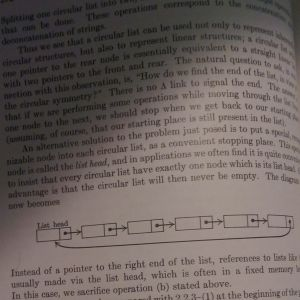
#> input picture OpenCV/datas/text.jpg, 300 x 300 px
$ jupyter execute --allow-errors 04.Binary_Processing.ipynb   (shell and % lines are left out)
#> lines starting #> are read from the running program, lines starting #| are printed output that depends on the picture; after the words box and inside, x2 and y2 are one past the last pixel; in counts of white or black regions, pixels touching at a corner belong together
1. 이미지 출력 편리를 위한 함수 정의<br>

2. Threshold(이미지를 2개의 색상으로 구별)<br>

3. Adaptive Threshold(블록단위 Threshold를 구함)

#### ※ 참고사항 : 이미지 Processing에 대한 사고처리방법
1. cv2.imread() : 이미지를 읽은 후에 반드시 흑백으로 변환하라.
2. 이미지에 대한 전처리를 수행한다.
    * 가우시안 블러링, 미디언블러를 통한 이미지 전처리
    * filter size 고려

> 2번과 3번은 경우에 따라 뒤바뀌기도 한다.

3. 문제 풀이에 대한 방법론을 찾는다.
    - binary processing - 이미지를 특정 값을 기준으로 0과 1로 나눈다.<br> (컴퓨터가 이해하기 쉬운 흑백으로 구분)
    - contour를 사용함으로써 edge에 대해 검출
4. 문제에 대한 결과를 이미지로 표현한다.

[cell 1]
import scipy.stats as sp
import numpy as np
import matplotlib.pyplot as plt
from PIL import Image
import cv2
from PIL import ImageFont, ImageDraw, Image

plt.rcParams["figure.figsize"] = (8,6)

### 1. 이미지 출력 편리함을 위한 함수 정의

[cell 2]
def imshow(title, image):
    plt.title(title)
    if len(image.shape) == 3:
        plt.imshow(cv2.cvtColor(image, cv2.COLOR_BGR2RGB))
    else:
        plt.imshow(image, cmap='gray')

    plt.show()

[cell 3]
image = cv2.imread("./datas/Lena.png", 0) # 0은 흑백으로 읽으라는 뜻
#> (the rest of this cell did not finish here and is left out)

### 2. Threshold에 대해 알아보도록 하자
* 2진 함수의 밝기를 보고 검정색이나 흰색으로 만듬
* 역치를 기준으로 이진의 검정과 흰색으로 구분, 가장 단순
* threshold는 2개의 output을 반환한다.(Threshold값과 변환된 이미지)

#### ※ 참고사항 : Threshold 함수 설명
cv2.threshold(*src, threshold_value, value, flag) → retval, dst

Parameters:
- **src** – input image로 single-channel 이미지.(**grayscale** 이미지만 가능!!!)
- **threshold_value** – 임계값
- **value** – 임계값을 넘었을 때 적용할 value
- **flag** – thresholding type
    - *cv2.THRESH_BINARY* : threshold보다 크면 value이고 아니면 0으로 바꾸어 준다.
    - *cv2.THRESH_BINARY_INV* : threshold보다 크면 0이고 아니면 value로 바꾸어 준다.
    - *cv2.THRESH_TRUNC* : threshold보다 크면 value로 지정하고 작으면 기존의 값 그대로 사용한다.
    - *cv2.THRESH_TOZERO* : treshold_value보다 크면 픽셀 값 그대로 작으면 0으로 할당한다.
    - *cv2.THRESH_TOZERO_INV* : threshold_value보다 크면 0으로 작으면 그대로 할당해준다.

------------------------------------------------------
Return Values :
- **retval** : 입력한 임계값(threshold_value)
- **dst** : 임계값 이미지

#### 예시 1. Lena image

[cell 4]
img = cv2.imread("./datas/Lena.png", 0)

thr, mask = cv2.threshold(img, 128, 255, cv2.THRESH_BINARY)
print("Threshold used : ", thr)
print('Result : ', mask)
#| Result :  None

images = np.hstack([img, mask])
#> (the rest of this cell did not finish here and is left out)


#### 예시 2. Circle Image
* circle 이미지에 noise가 있기에 유의(필요 시 noise 제거하는 블러처리)
* circle 이미지는 배경과 전경의 명암 대비가 매우 큼

> 필터의 <strong>`크기`, `역치(threshold)`의 값 설정</strong>에 대한 센스 터득을 하자!

[cell 5]
img = cv2.imread("./datas/circle.png", 0)

# noise가 많이 들어가 있는 이미지 파일이기에 noise 제거 작업 선 수행 필요
#> (the rest of this cell did not finish here and is left out)

#### 예시 3. rectangle image

[cell 6]
img = cv2.imread("./datas/boxnoise.PNG", 0)

# threshold값을 정하기위한 pixel 값을 확인하자.
#> (the rest of this cell did not finish here and is left out)

#### 예제 4. 흐릿해지는 이미지(Wrong Way)
* THRESH_BINARY의 경우에는 Threshold가 1개이기에, 흐릿해지는 이미지를 구할 수가 없다. 따라서 <strong>`AdaptiveThreshold`</strong>를 통해 블럭 단위의 역치를 구하자!

[cell 7]
img = cv2.imread("./datas/ocr03.png", 0)

_, binary = cv2.threshold(img, 128, 255, cv2.THRESH_BINARY)

images = np.hstack([img, binary])
#> (the rest of this cell did not finish here and is left out)


### 3. 블록 단위 Theshold를 구하는 Adaptive Threshold
* n개의 블록(pixel)을 나누고 역치를 찾는다.
* 따라서 adaptive는 locality(지역적인) 의미를 띈다.

> binary = cv2.adaptiveThreshold(img, 255, cv2.ADAPTIVE_THRESH_GAUSSIAN_C,
                              cv2.THRESH_BINARY, 21, 2)<br>
  <br>
* cv2.ADAPTIVE_THRESH_GAUSSIAN_C : 가우시안 평균(평균과 가까울수록 가중치가 크다. ex. 평균 근처 가중치 2/3 먼쪽 1/6)<br>
    ** 어떠한 measure를 사용할지 모르겠다 싶으면 가우시안 평균을 사용!
* 21 : 21개의 pixel을 한 블록으로 사용하겠다.
* 2 : threshold 값으로부터 -2만큼 이동하겠다. 평균보다 높게할지 작게할지 결정한다.(평균이 너무 이상적이기에 움직여서 사용, 양수이면 역치값을 왼쪽으로, 음수이면 역치값을 오른쪽으로 이동)

<br>
* <strong>THRESH_OTSU</strong> : Otsu의 이진화(Otsu’s Binarization)란 bimodal image에서 임계값을 자동으로 계산해주는 것을 말한다.

#### 예제 1. 흐릿해지는 이미지(Right Way)

[cell 8]
img = cv2.imread("./datas/ocr03.png", 0)
#> (the rest of this cell did not finish here and is left out)

[cell 9]
img = cv2.imread("./datas/text.jpg", 0)
#> img: shape (300, 300); min 9, max 171, mean 100.3

binary = cv2.adaptiveThreshold(img, 255, cv2.ADAPTIVE_THRESH_GAUSSIAN_C,
                              cv2.THRESH_BINARY, 11, 2)
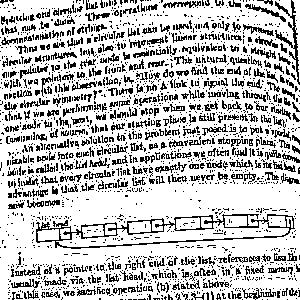
#> binary: shape (300, 300); 74.9% white; black in thin lines or dots

images = np.hstack([img, binary])
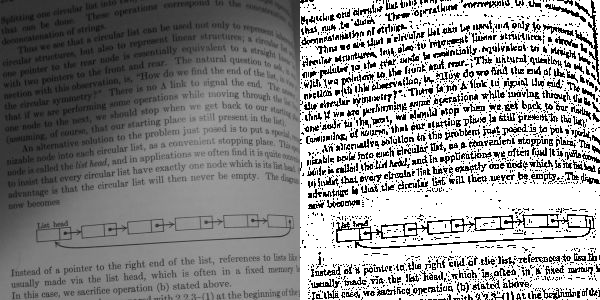
#> images: shape (300, 600); min 0, max 255, mean 145.6
imshow("Ex 2) Adaptive Threshold", images)

#### 예제 2. 스도쿠 image

[cell 10]
img = cv2.imread("./datas/grid.jpg", 0)

# 이미지에 그림자가 많아서 일부의 내용이 잘리게 된다.
_, wrong = cv2.threshold(img, 120, 250, cv2.THRESH_BINARY)

#> (the rest of this cell did not finish here and is left out)

#### 참고사항) THRESH_OTSU를 사용한 잘못된 예제

[cell 11]
#### THRESH_OTSU를 사용한 잘못된 예제
image = cv2.imread("./datas/grid.jpg", 0)
#> (the rest of this cell did not finish here and is left out)

#### 예제 3. 영수증 image

[cell 12]
image = cv2.imread("./datas/receipt04.png", 0)
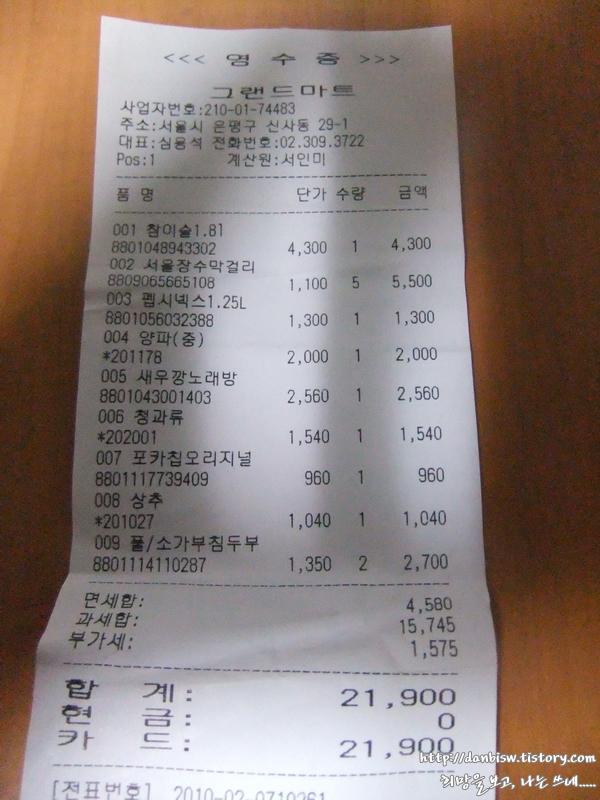
#> input picture OpenCV/datas/receipt04.png, 600 x 800 px
#> image: shape (800, 600); min 0, max 255, mean 130
print(image.shape)
#| (800, 600)

image_blur = cv2.GaussianBlur(image, (5,5), 0)
binary = cv2.adaptiveThreshold(image_blur, 255,
                          cv2.ADAPTIVE_THRESH_GAUSSIAN_C,
                          cv2.THRESH_BINARY, 21, 5)
#> binary: shape (800, 600); 89.2% white; 638 black regions (232 under 20 px), largest, box (x1, y1, x2, y2) and area: (13, 11, 600, 800) 12134, (418, 737, 492, 767) 707, (148, 312, 214, 328) 533

cv2.imwrite("output.jpg", binary)
imshow("", binary)

[cell 13]
# median 으로 제거 안되면 중앙값으로나 평균값으로나 빠지지 않으니 sparse noise리거 한다.
#한두개가 튀는게 아니다.
image = cv2.imread("./datas/receipt04.png", 0)
print(image.shape)
#| (800, 600)

image_blur = cv2.medianBlur(image, 7)
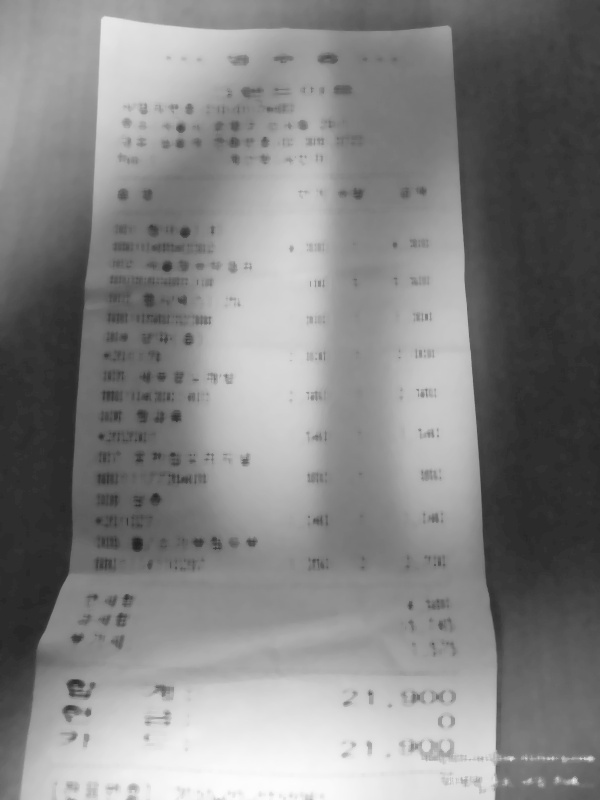
#> image_blur: shape (800, 600); min 33, max 252, mean 131.8
binary = cv2.adaptiveThreshold(image_blur, 255,
                          cv2.ADAPTIVE_THRESH_GAUSSIAN_C,
                          cv2.THRESH_BINARY, 21, 5)
#> binary: shape (800, 600); 93.6% white; 606 black regions (340 under 20 px), largest, box (x1, y1, x2, y2) and area: (14, 11, 600, 800) 11081, (408, 739, 484, 762) 588, (545, 772, 585, 791) 352

cv2.imwrite("output.jpg", binary)
imshow("", binary)

[cell 14]
image = cv2.imread("./datas/receipt04.png", 0)
print(image.shape)
#| (800, 600)

image_blur = cv2.GaussianBlur(image, (5,5), 0)
binary = cv2.adaptiveThreshold(image_blur, 255,
                          cv2.ADAPTIVE_THRESH_GAUSSIAN_C,
                          cv2.THRESH_BINARY, 21, 7)
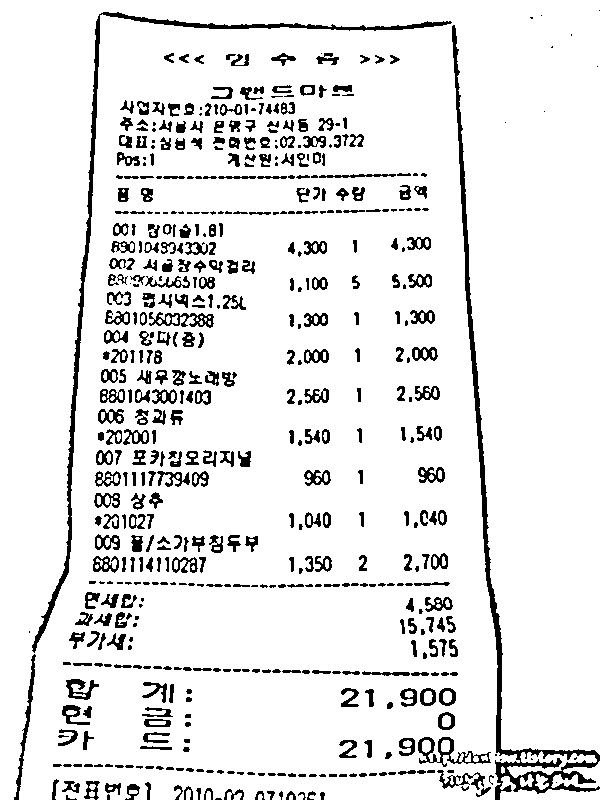
#> binary: shape (800, 600); 90.6% white; 551 black regions (123 under 20 px), largest, box (x1, y1, x2, y2) and area: (452, 25, 600, 800) 5461, (32, 12, 452, 653) 4127, (418, 737, 491, 767) 633

cv2.imwrite("output.jpg", binary)
imshow("", binary)

#### 참고사항 : 바둑돌 문제(사고확장!!)
<strong>&nbsp;&nbsp; - 이진 threshold로 접근해서는 안된다.</strong>

[cell 15]
# threshold로 해결하는 문제는 아니다. (검은돌, 흰돌)
image = cv2.imread("./datas/stone.png", 0)
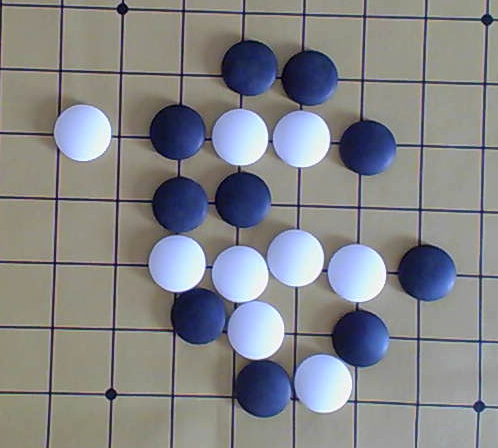
#> input picture OpenCV/datas/stone.png, 498 x 448 px
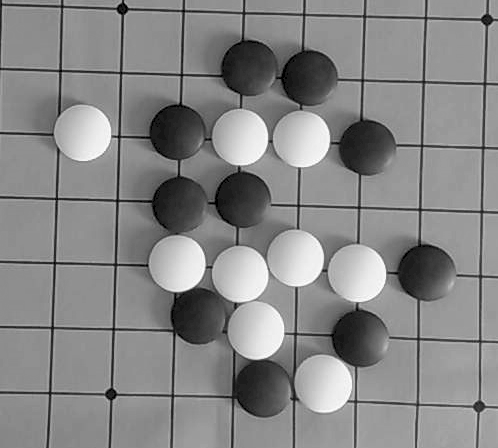
#> image: shape (448, 498); min 0, max 255, mean 134.5
print(image.shape)
#| (448, 498)

image_blur = cv2.medianBlur(image, 7)
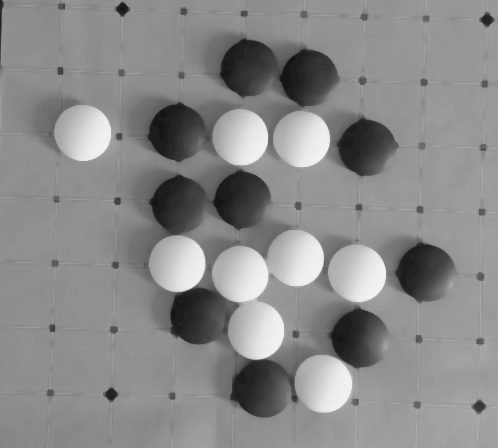
#> image_blur: shape (448, 498); min 21, max 243, mean 137.7
binary = cv2.adaptiveThreshold(image_blur, 255,
                          cv2.ADAPTIVE_THRESH_GAUSSIAN_C,
                          cv2.THRESH_BINARY, 21, 5)
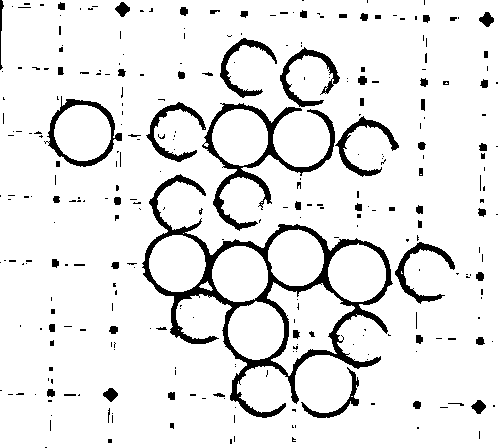
#> binary: shape (448, 498); 90.9% white; 292 black regions (221 under 20 px), largest, box (x1, y1, x2, y2) and area: (142, 174, 393, 418) 7900, (202, 103, 335, 231) 2685, (44, 96, 122, 167) 1059

cv2.imwrite("output.jpg", binary)
images = np.hstack([image, binary])
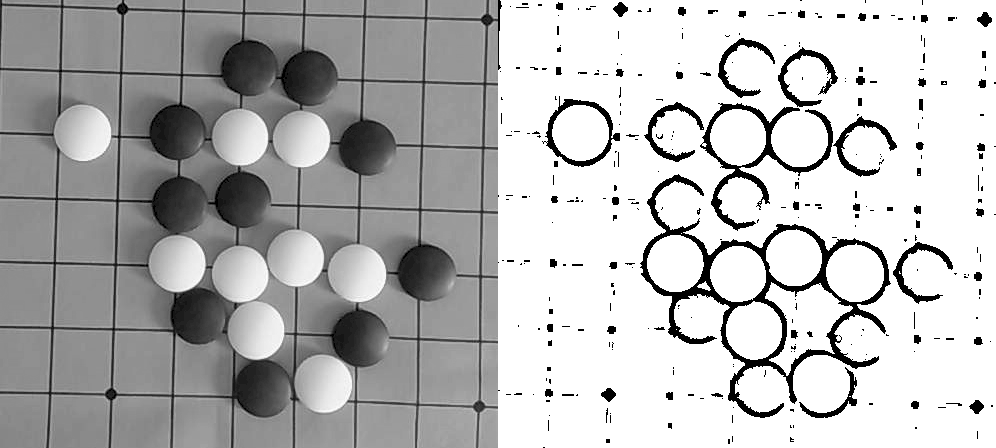
#> images: shape (448, 996); min 0, max 255, mean 183.2
imshow("", images)
